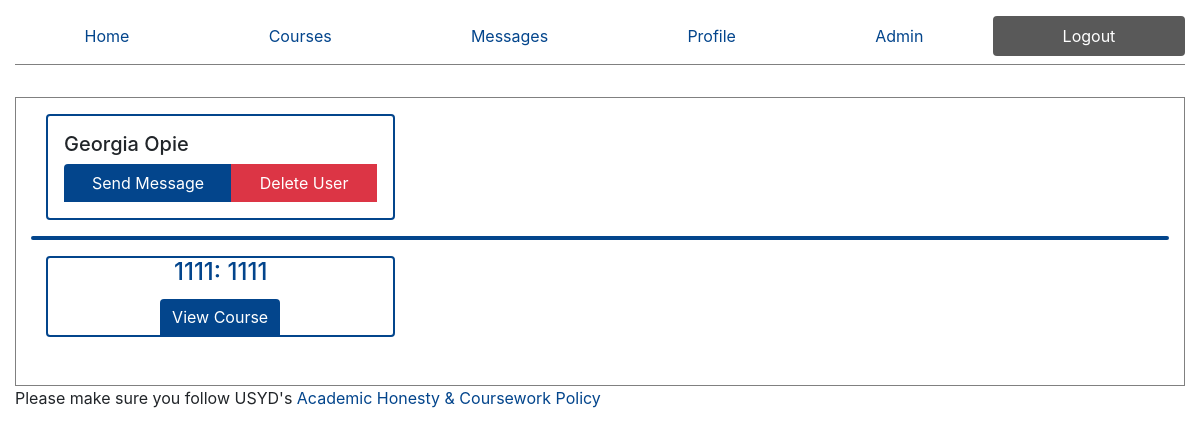
The app's page /profile/9 (signed in) with its own data.
### ed/models.py (models this page shows)
class Profile(models.Model):
    user = models.OneToOneField(User, on_delete=models.CASCADE, related_name='+', default=1)
    FirstName = models.CharField(max_length=50,default='firstname')
    LastName = models.CharField(max_length=50,default='lastname')
    is_admin = models.BooleanField('Is admin', default=False)

class Course(models.Model):
    courseCode = models.CharField(max_length=20, default="Course Code")
    courseName = models.CharField(max_length=50, default="CourseName")
    members = models.ManyToManyField(Profile, through="MemberShip", through_fields=("course", "person"))

### ed/views.py (the view)
# urls.py: path('profile/<int:id>', views.viewProfile, name="profile"),
def viewProfile(request, id):
    is_admin = False
    p = Profile.objects.get(user=request.user)
    if p.is_admin:
        is_admin = True
    p1 = Profile.objects.get(user=request.user)
    p = Profile.objects.get(id=id)
    if p == p1:
        isself = True
    else:
        isself = False
    courses = MemberShip.objects.filter(person=p)
    courses = courses.values_list('course', flat=True)
    courseItems = Course.objects.filter(id__in=courses)
    context = {
        'self': isself,
        'profile': p,
        'courses': courseItems.all(),
        'is_admin': is_admin
    }
    return render(request, 'profile.html', context=context)

### templates/profile.html (shortened to what this page needs)
{% extends "core.html" %}
{% block content %}
<div class="container">
    <div class="row">
        <div class="col-4">
            <div class="card" style="margin-bottom: 1rem; padding: 1rem">
                {% if self %}
                    <h5 >You are logged in as: {{profile.FirstName}} {{profile.LastName}}</h5>
                {% else %}
                    <h5 role="heading">{{profile.FirstName}} {{profile.LastName}}</h5>
                    <div class="btn-group">
                        <button type="button" class="btn btn-primary" data-toggle="modal" data-target="#messageModal" role="button">
                            Send Message
                        </button>
                        {% if is_admin %}
                            <a type="button" class="btn btn-danger" role="button" href="/deleteuser/{{profile.id}}">
                                Delete User
                            </a>
                        {% endif %}
                    </div>
                {% endif %}
            </div>
        </div>
    </div>
</div>
<div class="card">
</div>
{% if courses %}
        <div class="container content" >
            <div class="row" role="list">
                {% for course in courses %}
                    <div class="col col-md-4 col-sm-6" role="listitem">
                        <div class="card" style="text-align: center">
                            <div class="card-content">
                                <a href="/courses/{{course.courseCode}}" aria-label="View Course {{course.courseCode}} {{course.courseName}}">
                                    <h4 class="card-title">
                                        {{course.courseCode}}: {{course.courseName}}
                                    </h4>
                                    <div class="btn-group">
                                        <a href="/courses/{{course.courseCode}}" class="btn btn-primary">
                                            View Course
                                        </a>
                                    </div>
                                </a>
                            </div>
                        </div>
                    </div>
                {% endfor %}
            </div>
        </div>
        {% else %}
        <h4 style="padding-left: 15px; margin-top: 1rem;">Not subscribed to any courses</h4>
    {% endif %}
{% endblock %}

### ed/static/styles.css (style rules this page uses)
.content { margin-bottom: 1rem; margin-top: 1rem; }
.col { margin-bottom: 1rem; }
.card { border: 2px solid #03458c; }
.btn-primary { border: unset; border: 0.25rem !important; border-top-left-radius: 0.25rem !important; border-bottom-left-radius: 0 !important; border-bottom-right-radius: 0 !important; }

### records on screen
Profile: FirstName "Georgia", LastName "Opie"
Course: courseCode "1111", courseName "1111"
